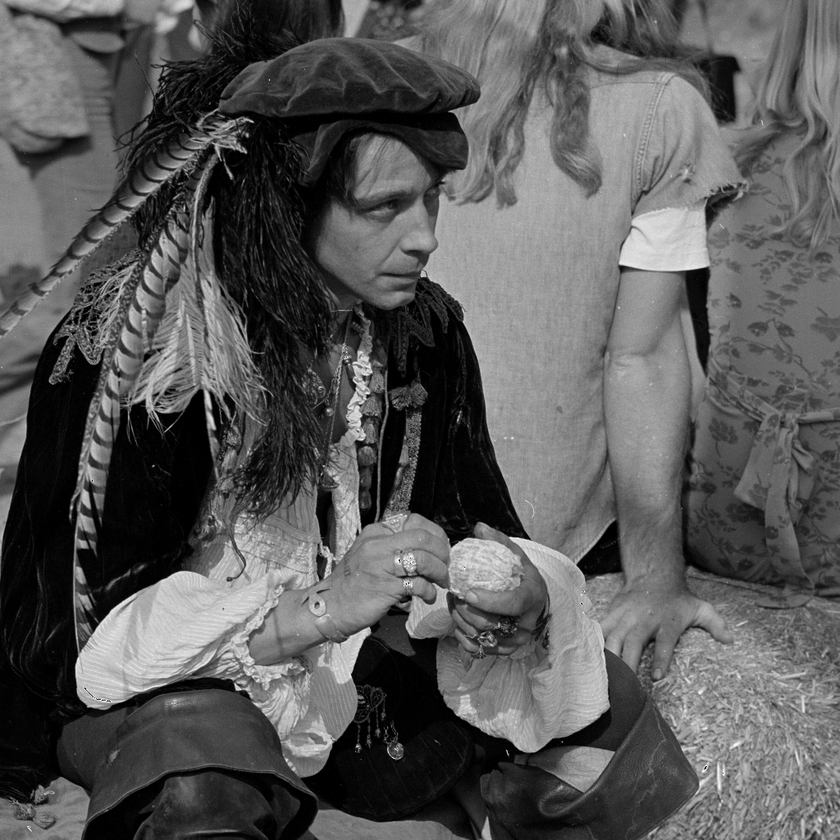
#> input picture DIP/DIP_Lab_406/images/5.3.01.tiff, 840 x 840 px, shrunk from 1024 x 1024 before the run, found by its file name
$ python '2.  Drawing Image Histogram and Performing Histogram Equalization on Images (Grayscale, RGB and Indexed Color)..py'
#> lines starting #> are read from the running program, lines starting #| are printed output that depends on the picture
import numpy as np
import matplotlib.pyplot as plt
from skimage import io, color, exposure, img_as_ubyte
from sklearn.cluster import KMeans

# ---------- Load Grayscale and RGB images ----------
gray_img = io.imread("/Users/abdullahnazmus-sakib/Desktop/4_1_All_Resource/DIP/DIP_Lab_406/images/5.3.01.tiff", as_gray=True)
#> gray_img is the input picture: shape (840, 840); min 0, max 255, mean 89
rgb_img = io.imread("/Users/abdullahnazmus-sakib/Desktop/4_1_All_Resource/DIP/DIP_Lab_406/images/4.2.07.tiff")
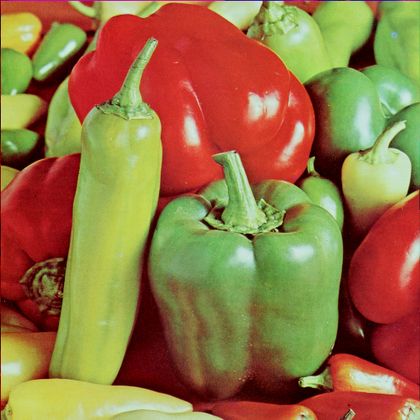
#> input picture DIP/DIP_Lab_406/images/4.2.07.tiff, 420 x 420 px, shrunk from 512 x 512 before the run, found by its file name
#> rgb_img is the input picture: shape (420, 420, 3); mean R, G, B 149.8, 115.6, 66.5

# Normalize RGB image
if rgb_img.dtype == np.uint8:
    rgb_img = rgb_img / 255.0

# ---------- Simulate Indexed Color Image using KMeans ----------
pixels = rgb_img.reshape(-1, 3)
kmeans = KMeans(n_clusters=8, random_state=42).fit(pixels)
indexed_pixels = kmeans.labels_.reshape(rgb_img.shape[:2])
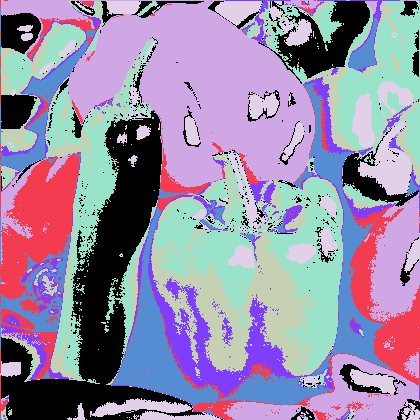
#> indexed_pixels: shape (420, 420) int32; 8 distinct labels, from 0 to 7; one colour per label, 0 black
indexed_img = color.label2rgb(indexed_pixels, image=rgb_img, bg_label=0)
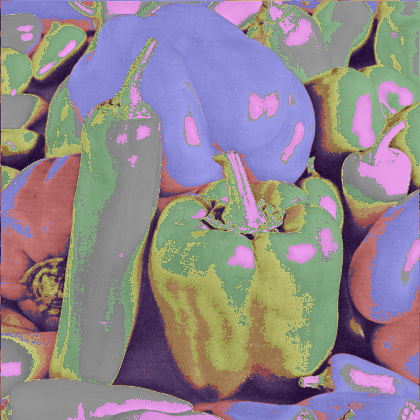
#> indexed_img: shape (420, 420, 3) float64; mean R, G, B 0.567, 0.527, 0.557

# ---------- Histogram Equalization ----------
gray_eq = exposure.equalize_hist(gray_img)
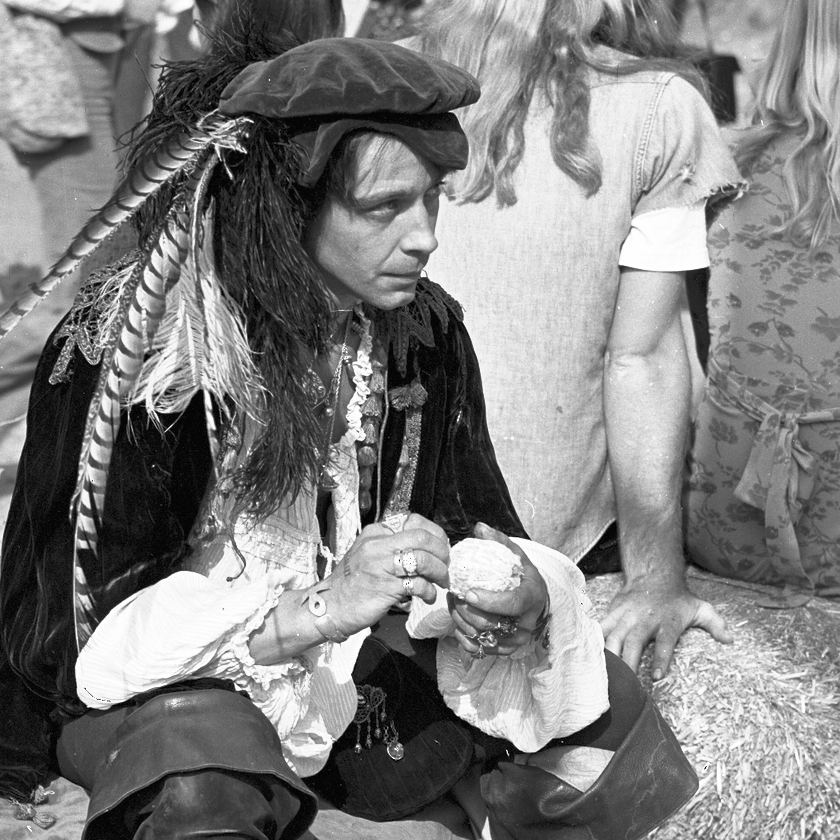
#> gray_eq: shape (840, 840) float64; min 0.0213, max 1, mean 0.503
rgb_eq = np.zeros_like(rgb_img)
for i in range(3):
    rgb_eq[:, :, i] = exposure.equalize_hist(rgb_img[:, :, i])
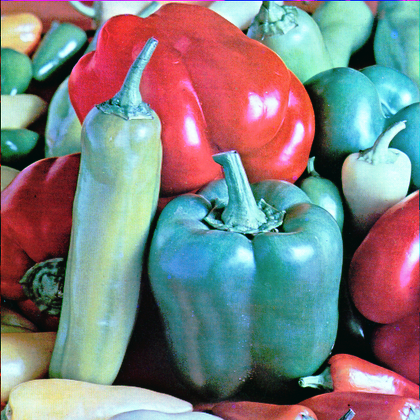
#> rgb_eq: shape (420, 420, 3) float64; mean R, G, B 0.503, 0.503, 0.504

indexed_eq = exposure.equalize_hist(img_as_ubyte(color.rgb2gray(indexed_img)))
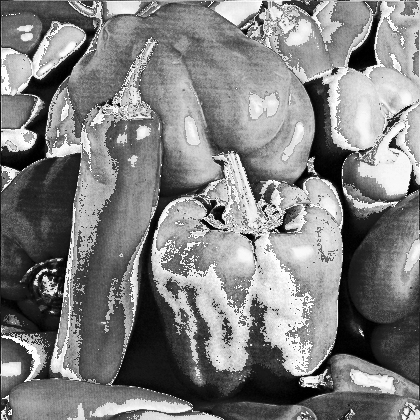
#> indexed_eq: shape (420, 420) float64; min 5.67e-06, max 1, mean 0.507

# ---------- Helper Function to Plot Histogram ----------
def plot_histogram(image, ax, title, color='black'):
#> called with title = 'Grayscale Histogram', color = 'black'
    hist, _ = np.histogram(image.flatten(), bins=256, range=[0, 1])
#> hist = 256 values, max 15040 at index 0, min 0 at index 1, mean 110.9
    ax.plot(hist, color=color)
    ax.set_title(title)

# ---------- Plot All ----------
fig, axes = plt.subplots(3, 4, figsize=(18, 12))

# Grayscale
axes[0, 0].imshow(gray_img, cmap='gray')
axes[0, 0].set_title("Original Grayscale")
axes[0, 0].axis('off')

axes[0, 1].imshow(gray_eq, cmap='gray')
axes[0, 1].set_title("Equalized Grayscale")
axes[0, 1].axis('off')

plot_histogram(gray_img, axes[0, 2], "Grayscale Histogram")
plot_histogram(gray_eq, axes[0, 3], "Equalized Grayscale Histogram")

# RGB
axes[1, 0].imshow(rgb_img)
axes[1, 0].set_title("Original RGB")
axes[1, 0].axis('off')

axes[1, 1].imshow(rgb_eq)
axes[1, 1].set_title("Equalized RGB")
axes[1, 1].axis('off')

for i, c in enumerate(['r', 'g', 'b']):
    plot_histogram(rgb_img[:, :, i], axes[1, 2], "RGB Histogram", color=c)
    plot_histogram(rgb_eq[:, :, i], axes[1, 3], "Equalized RGB Histogram", color=c)

# Indexed
axes[2, 0].imshow(indexed_img)
axes[2, 0].set_title("Simulated Indexed Image (KMeans)")
axes[2, 0].axis('off')

axes[2, 1].imshow(indexed_eq, cmap='gray')
axes[2, 1].set_title("Equalized Indexed Image")
axes[2, 1].axis('off')

plot_histogram(img_as_ubyte(color.rgb2gray(indexed_img)), axes[2, 2], "Indexed Histogram")
plot_histogram(indexed_eq, axes[2, 3], "Equalized Indexed Histogram")

plt.tight_layout()
plt.show()
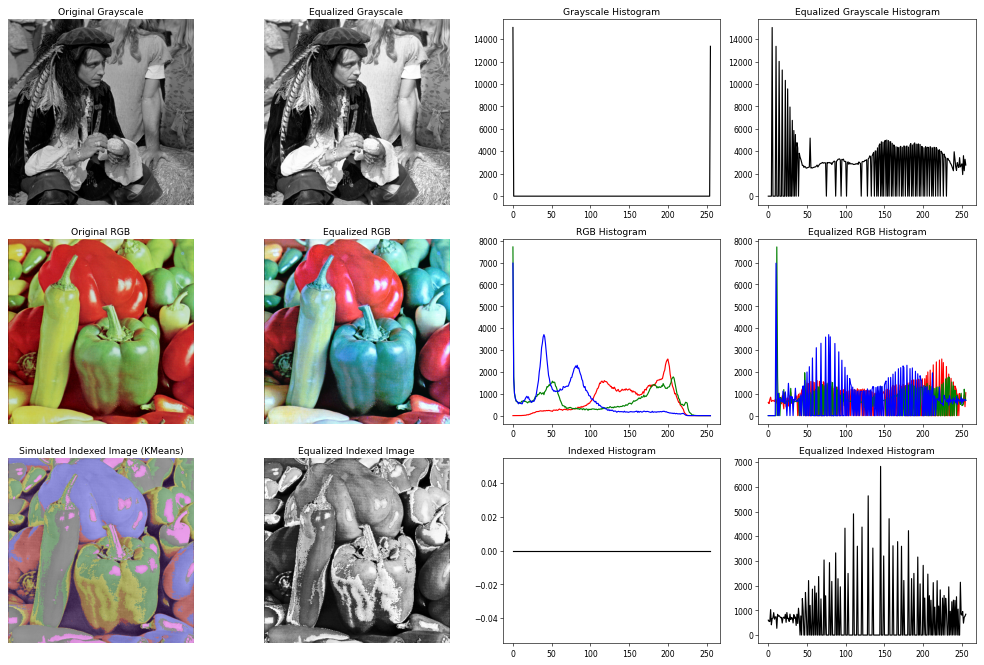
#> figure drawn by matplotlib, 12 panels; panel 3: curve peaks at x = 0, y = 15040; panel 4: curve peaks at x = 5, y = 15040; panel 7: curve peaks at x = 200, y = 2591; panel 7: curve peaks at x = 0, y = 7718
